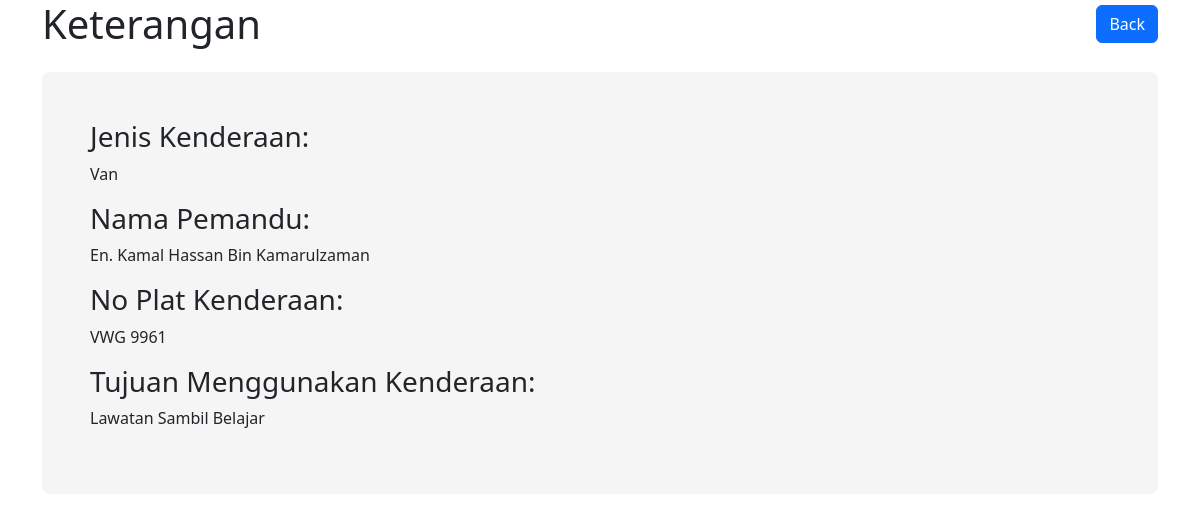
Screenshot of /view.php?id=2 with the database file from the repository.
### tables this page shows
CREATE TABLE IF NOT EXISTS `kenderaan` (
  `id` int NOT NULL AUTO_INCREMENT,
  `jeniskenderaan` varchar(255) NOT NULL,
  `pemandu` varchar(255) NOT NULL,
  `noplatkenderaan` varchar(255) NOT NULL,
  `catatan` varchar(255) NOT NULL,
  PRIMARY KEY (`id`)
);

### view.php (the view, shortened to what this page needs)
<!DOCTYPE html>
<html lang="en">
<head>
    <link rel="stylesheet" href="https://cdn.jsdelivr.net/npm/bootstrap@5.2.2/dist/css/bootstrap.min.css">
</head>
<body>
    <div class="container">
        <header class="header">
            <h1>Keterangan</h1>
            <a href="index.php" class="btn btn-primary" id="button">Back</a>
        </header>
        <div class="book-details p-5 my-4">
            <?php
            include("connect.php");
            $id = $_GET['id'];
            if ($id) {
                $sql = "SELECT * FROM kenderaan WHERE id = $id";
                $result = mysqli_query($conn, $sql);
                while ($row = mysqli_fetch_array($result)) {
                ?>
                <h3>Jenis Kenderaan:</h3>
                <p><?php echo $row["jeniskenderaan"]; ?></p>
                <h3>Nama Pemandu:</h3>
                <p><?php echo $row["pemandu"]; ?></p>
                <h3>No Plat Kenderaan:</h3>
                <p><?php echo $row["noplatkenderaan"]; ?></p>
                <h3>Tujuan Menggunakan Kenderaan:</h3>
                <p><?php echo $row["catatan"]; ?></p>
                <?php
                }
            } else {
                echo "<h3>Tiada kenderaan dijumpai.</h3>";
            }
            ?>
        </div>
    </div>
</body>
</html>

### view.php (style rules this page uses)
.book-details { background-color: #f5f5f5; border-radius: 8px; }
.header { display: flex; justify-content: space-between; align-items: center; margin-bottom: 20px; }
.header h1 { margin: 0; }
#button { margin: 0; }

### rows the page displays
kenderaan: jeniskenderaan "Van", pemandu "En. Kamal Hassan Bin Kamarulzaman", noplatkenderaan "VWG 9961", catatan "Lawatan Sambil Belajar"
